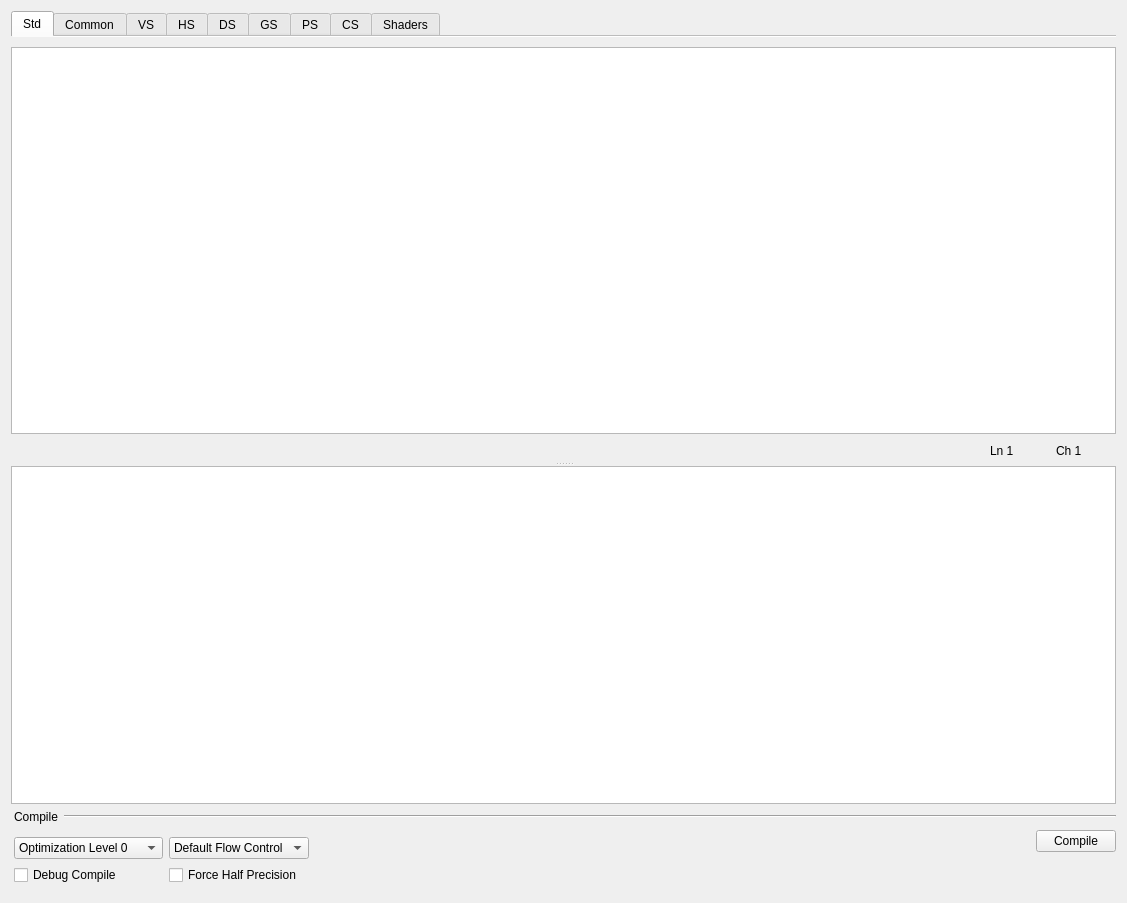
<?xml version="1.0" encoding="UTF-8"?>
<ui version="4.0">
 <class>Shaders_Dlg</class>
 <widget class="QWidget" name="Shaders_Dlg">
  <property name="geometry">
   <rect>
    <x>0</x>
    <y>0</y>
    <width>1127</width>
    <height>903</height>
   </rect>
  </property>
  <property name="windowTitle">
   <string>Form</string>
  </property>
  <layout class="QVBoxLayout" name="verticalLayout_2">
   <item>
    <widget class="QSplitter" name="splitter">
     <property name="orientation">
      <enum>Qt::Vertical</enum>
     </property>
     <widget class="QWidget" name="">
      <layout class="QVBoxLayout" name="verticalLayout">
       <item>
        <widget class="QTabWidget" name="tabWidget_shaderPages">
         <property name="sizePolicy">
          <sizepolicy hsizetype="Expanding" vsizetype="Minimum">
           <horstretch>0</horstretch>
           <verstretch>0</verstretch>
          </sizepolicy>
         </property>
         <property name="maximumSize">
          <size>
           <width>16777215</width>
           <height>16777215</height>
          </size>
         </property>
         <property name="currentIndex">
          <number>0</number>
         </property>
         <property name="documentMode">
          <bool>true</bool>
         </property>
         <widget class="QWidget" name="tab_std">
          <attribute name="title">
           <string>Std</string>
          </attribute>
         </widget>
         <widget class="QWidget" name="tab_common">
          <attribute name="title">
           <string>Common</string>
          </attribute>
         </widget>
         <widget class="QWidget" name="tab_vs">
          <attribute name="title">
           <string>VS</string>
          </attribute>
         </widget>
         <widget class="QWidget" name="tab_hs">
          <attribute name="title">
           <string>HS</string>
          </attribute>
         </widget>
         <widget class="QWidget" name="tab_ds">
          <attribute name="title">
           <string>DS</string>
          </attribute>
         </widget>
         <widget class="QWidget" name="tab_gs">
          <attribute name="title">
           <string>GS</string>
          </attribute>
         </widget>
         <widget class="QWidget" name="tab_ps">
          <attribute name="title">
           <string>PS</string>
          </attribute>
         </widget>
         <widget class="QWidget" name="tab_cs">
          <attribute name="title">
           <string>CS</string>
          </attribute>
         </widget>
         <widget class="QWidget" name="tab_shaders">
          <attribute name="title">
           <string>Shaders</string>
          </attribute>
         </widget>
        </widget>
       </item>
       <item>
        <widget class="CodeEditor" name="plainTextEdit_editor">
         <property name="sizePolicy">
          <sizepolicy hsizetype="Expanding" vsizetype="Expanding">
           <horstretch>0</horstretch>
           <verstretch>0</verstretch>
          </sizepolicy>
         </property>
        </widget>
       </item>
       <item>
        <layout class="QHBoxLayout" name="horizontalLayout">
         <item>
          <widget class="QPushButton" name="pushButton_undo">
           <property name="enabled">
            <bool>false</bool>
           </property>
           <property name="focusPolicy">
            <enum>Qt::NoFocus</enum>
           </property>
           <property name="text">
            <string/>
           </property>
           <property name="icon">
            <iconset resource="D3DChips_Dlg.qrc">
             <normaloff>:/D3DChips_Dlg/Resources/Edit_UndoHS.png</normaloff>:/D3DChips_Dlg/Resources/Edit_UndoHS.png</iconset>
           </property>
           <property name="flat">
            <bool>true</bool>
           </property>
          </widget>
         </item>
         <item>
          <widget class="QPushButton" name="pushButton_redo">
           <property name="enabled">
            <bool>false</bool>
           </property>
           <property name="focusPolicy">
            <enum>Qt::NoFocus</enum>
           </property>
           <property name="text">
            <string/>
           </property>
           <property name="icon">
            <iconset resource="D3DChips_Dlg.qrc">
             <normaloff>:/D3DChips_Dlg/Resources/Edit_RedoHS.png</normaloff>:/D3DChips_Dlg/Resources/Edit_RedoHS.png</iconset>
           </property>
           <property name="flat">
            <bool>true</bool>
           </property>
          </widget>
         </item>
         <item>
          <spacer name="horizontalSpacer">
           <property name="orientation">
            <enum>Qt::Horizontal</enum>
           </property>
           <property name="sizeHint" stdset="0">
            <size>
             <width>40</width>
             <height>20</height>
            </size>
           </property>
          </spacer>
         </item>
         <item>
          <widget class="QLabel" name="label_line">
           <property name="minimumSize">
            <size>
             <width>60</width>
             <height>0</height>
            </size>
           </property>
           <property name="text">
            <string>Ln 1</string>
           </property>
          </widget>
         </item>
         <item>
          <widget class="QLabel" name="label_character">
           <property name="minimumSize">
            <size>
             <width>60</width>
             <height>0</height>
            </size>
           </property>
           <property name="text">
            <string>Ch 1</string>
           </property>
          </widget>
         </item>
        </layout>
       </item>
      </layout>
     </widget>
     <widget class="QPlainTextEdit" name="plainTextEdit_msg">
      <property name="sizePolicy">
       <sizepolicy hsizetype="Expanding" vsizetype="Preferred">
        <horstretch>0</horstretch>
        <verstretch>0</verstretch>
       </sizepolicy>
      </property>
      <property name="readOnly">
       <bool>true</bool>
      </property>
     </widget>
    </widget>
   </item>
   <item>
    <widget class="QWidget" name="widget_2" native="true">
     <property name="minimumSize">
      <size>
       <width>0</width>
       <height>0</height>
      </size>
     </property>
     <property name="maximumSize">
      <size>
       <width>16777215</width>
       <height>16777215</height>
      </size>
     </property>
     <layout class="QGridLayout" name="gridLayout_4">
      <property name="leftMargin">
       <number>3</number>
      </property>
      <property name="topMargin">
       <number>0</number>
      </property>
      <property name="rightMargin">
       <number>0</number>
      </property>
      <property name="bottomMargin">
       <number>0</number>
      </property>
      <item row="0" column="0" colspan="3">
       <layout class="QHBoxLayout" name="horizontalLayout_2">
        <item>
         <widget class="QLabel" name="label_2">
          <property name="sizePolicy">
           <sizepolicy hsizetype="Minimum" vsizetype="Preferred">
            <horstretch>0</horstretch>
            <verstretch>0</verstretch>
           </sizepolicy>
          </property>
          <property name="text">
           <string>Compile</string>
          </property>
         </widget>
        </item>
        <item>
         <widget class="Line" name="line_3">
          <property name="sizePolicy">
           <sizepolicy hsizetype="Expanding" vsizetype="Fixed">
            <horstretch>0</horstretch>
            <verstretch>0</verstretch>
           </sizepolicy>
          </property>
          <property name="orientation">
           <enum>Qt::Horizontal</enum>
          </property>
         </widget>
        </item>
       </layout>
      </item>
      <item row="1" column="0">
       <layout class="QVBoxLayout" name="verticalLayout_5">
        <item>
         <layout class="QGridLayout" name="gridLayout_3">
          <item row="0" column="1">
           <widget class="QComboBox" name="comboBox_flowControl">
            <item>
             <property name="text">
              <string>Default Flow Control</string>
             </property>
            </item>
            <item>
             <property name="text">
              <string>Prefer Flow Control</string>
             </property>
            </item>
            <item>
             <property name="text">
              <string>Avoid Flow Control</string>
             </property>
            </item>
           </widget>
          </item>
          <item row="0" column="0">
           <widget class="QComboBox" name="comboBox_optimization">
            <property name="currentIndex">
             <number>1</number>
            </property>
            <item>
             <property name="text">
              <string>Disable Optimizations</string>
             </property>
            </item>
            <item>
             <property name="text">
              <string>Optimization Level 0</string>
             </property>
            </item>
            <item>
             <property name="text">
              <string>Optimization Level 1</string>
             </property>
            </item>
            <item>
             <property name="text">
              <string>Optimization Level 2</string>
             </property>
            </item>
            <item>
             <property name="text">
              <string>Optimization Level 3</string>
             </property>
            </item>
           </widget>
          </item>
          <item row="1" column="0">
           <widget class="QCheckBox" name="checkBox_debug">
            <property name="text">
             <string>Debug Compile</string>
            </property>
           </widget>
          </item>
          <item row="1" column="1">
           <widget class="QCheckBox" name="checkBox_forceHalf">
            <property name="text">
             <string>Force Half Precision</string>
            </property>
           </widget>
          </item>
         </layout>
        </item>
       </layout>
      </item>
      <item row="1" column="1">
       <spacer name="horizontalSpacer_2">
        <property name="orientation">
         <enum>Qt::Horizontal</enum>
        </property>
        <property name="sizeHint" stdset="0">
         <size>
          <width>66</width>
          <height>20</height>
         </size>
        </property>
       </spacer>
      </item>
      <item row="1" column="2">
       <layout class="QVBoxLayout" name="verticalLayout_3">
        <item>
         <widget class="QPushButton" name="pushButton_compile">
          <property name="text">
           <string>Compile</string>
          </property>
         </widget>
        </item>
        <item>
         <spacer name="verticalSpacer_4">
          <property name="orientation">
           <enum>Qt::Vertical</enum>
          </property>
          <property name="sizeType">
           <enum>QSizePolicy::Minimum</enum>
          </property>
          <property name="sizeHint" stdset="0">
           <size>
            <width>20</width>
            <height>40</height>
           </size>
          </property>
         </spacer>
        </item>
       </layout>
      </item>
     </layout>
    </widget>
   </item>
  </layout>
 </widget>
 <customwidgets>
  <customwidget>
   <class>CodeEditor</class>
   <extends>QPlainTextEdit</extends>
   <header>codeeditor.h</header>
  </customwidget>
 </customwidgets>
 <tabstops>
  <tabstop>plainTextEdit_msg</tabstop>
  <tabstop>comboBox_optimization</tabstop>
  <tabstop>checkBox_debug</tabstop>
  <tabstop>comboBox_flowControl</tabstop>
  <tabstop>checkBox_forceHalf</tabstop>
  <tabstop>pushButton_compile</tabstop>
 </tabstops>
 <resources>
  <include location="D3DChips_Dlg.qrc"/>
 </resources>
 <connections>
  <connection>
   <sender>plainTextEdit_editor</sender>
   <signal>undoAvailable(bool)</signal>
   <receiver>pushButton_undo</receiver>
   <slot>setEnabled(bool)</slot>
   <hints>
    <hint type="sourcelabel">
     <x>292</x>
     <y>167</y>
    </hint>
    <hint type="destinationlabel">
     <x>26</x>
     <y>314</y>
    </hint>
   </hints>
  </connection>
  <connection>
   <sender>plainTextEdit_editor</sender>
   <signal>redoAvailable(bool)</signal>
   <receiver>pushButton_redo</receiver>
   <slot>setEnabled(bool)</slot>
   <hints>
    <hint type="sourcelabel">
     <x>292</x>
     <y>167</y>
    </hint>
    <hint type="destinationlabel">
     <x>60</x>
     <y>314</y>
    </hint>
   </hints>
  </connection>
  <connection>
   <sender>pushButton_undo</sender>
   <signal>clicked()</signal>
   <receiver>plainTextEdit_editor</receiver>
   <slot>undo()</slot>
   <hints>
    <hint type="sourcelabel">
     <x>26</x>
     <y>314</y>
    </hint>
    <hint type="destinationlabel">
     <x>292</x>
     <y>167</y>
    </hint>
   </hints>
  </connection>
  <connection>
   <sender>pushButton_redo</sender>
   <signal>clicked()</signal>
   <receiver>plainTextEdit_editor</receiver>
   <slot>redo()</slot>
   <hints>
    <hint type="sourcelabel">
     <x>60</x>
     <y>314</y>
    </hint>
    <hint type="destinationlabel">
     <x>292</x>
     <y>167</y>
    </hint>
   </hints>
  </connection>
  <connection>
   <sender>tabWidget_shaderPages</sender>
   <signal>currentChanged(int)</signal>
   <receiver>Shaders_Dlg</receiver>
   <slot>shaderPageChanged()</slot>
   <hints>
    <hint type="sourcelabel">
     <x>416</x>
     <y>43</y>
    </hint>
    <hint type="destinationlabel">
     <x>416</x>
     <y>321</y>
    </hint>
   </hints>
  </connection>
  <connection>
   <sender>plainTextEdit_editor</sender>
   <signal>cursorPositionChanged()</signal>
   <receiver>Shaders_Dlg</receiver>
   <slot>onCursorPositionChanged()</slot>
   <hints>
    <hint type="sourcelabel">
     <x>416</x>
     <y>124</y>
    </hint>
    <hint type="destinationlabel">
     <x>416</x>
     <y>321</y>
    </hint>
   </hints>
  </connection>
  <connection>
   <sender>pushButton_compile</sender>
   <signal>clicked()</signal>
   <receiver>Shaders_Dlg</receiver>
   <slot>onCompile()</slot>
   <hints>
    <hint type="sourcelabel">
     <x>770</x>
     <y>500</y>
    </hint>
    <hint type="destinationlabel">
     <x>416</x>
     <y>321</y>
    </hint>
   </hints>
  </connection>
  <connection>
   <sender>plainTextEdit_editor</sender>
   <signal>textChanged()</signal>
   <receiver>Shaders_Dlg</receiver>
   <slot>editorUpdated()</slot>
   <hints>
    <hint type="sourcelabel">
     <x>467</x>
     <y>125</y>
    </hint>
    <hint type="destinationlabel">
     <x>467</x>
     <y>362</y>
    </hint>
   </hints>
  </connection>
 </connections>
 <slots>
  <slot>shaderPageChanged()</slot>
  <slot>onCursorPositionChanged()</slot>
  <slot>onCompile()</slot>
  <slot>editorUpdated()</slot>
 </slots>
</ui>
